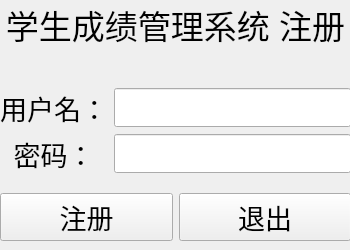
<?xml version="1.0" encoding="UTF-8"?>
<ui version="4.0">
 <class>Registerwindow</class>
 <widget class="QWidget" name="Registerwindow">
  <property name="geometry">
   <rect>
    <x>0</x>
    <y>0</y>
    <width>350</width>
    <height>250</height>
   </rect>
  </property>
  <property name="minimumSize">
   <size>
    <width>350</width>
    <height>250</height>
   </size>
  </property>
  <property name="maximumSize">
   <size>
    <width>350</width>
    <height>250</height>
   </size>
  </property>
  <property name="windowTitle">
   <string>学生管理系统 | 注册界面</string>
  </property>
  <property name="windowIcon">
   <iconset resource="rc.qrc">
    <normaloff>:/ico/images/appstu.ICO</normaloff>:/ico/images/appstu.ICO</iconset>
  </property>
  <widget class="QWidget" name="verticalLayoutWidget">
   <property name="geometry">
    <rect>
     <x>0</x>
     <y>0</y>
     <width>351</width>
     <height>241</height>
    </rect>
   </property>
   <layout class="QVBoxLayout" name="verticalLayout">
    <item>
     <widget class="QLabel" name="label">
      <property name="maximumSize">
       <size>
        <width>16777215</width>
        <height>16777215</height>
       </size>
      </property>
      <property name="font">
       <font>
        <pointsize>25</pointsize>
       </font>
      </property>
      <property name="text">
       <string>学生成绩管理系统 注册</string>
      </property>
      <property name="alignment">
       <set>Qt::AlignmentFlag::AlignCenter</set>
      </property>
     </widget>
    </item>
    <item>
     <spacer name="verticalSpacer_2">
      <property name="orientation">
       <enum>Qt::Orientation::Vertical</enum>
      </property>
      <property name="sizeType">
       <enum>QSizePolicy::Policy::Expanding</enum>
      </property>
      <property name="sizeHint" stdset="0">
       <size>
        <width>20</width>
        <height>40</height>
       </size>
      </property>
     </spacer>
    </item>
    <item>
     <layout class="QGridLayout" name="gridLayout">
      <item row="1" column="0">
       <widget class="QLabel" name="code">
        <property name="font">
         <font>
          <pointsize>20</pointsize>
         </font>
        </property>
        <property name="text">
         <string>密码：</string>
        </property>
        <property name="alignment">
         <set>Qt::AlignmentFlag::AlignCenter</set>
        </property>
       </widget>
      </item>
      <item row="0" column="1">
       <widget class="QLineEdit" name="userNameEdit">
        <property name="font">
         <font>
          <pointsize>20</pointsize>
         </font>
        </property>
       </widget>
      </item>
      <item row="1" column="1">
       <widget class="QLineEdit" name="passwordEdit">
        <property name="font">
         <font>
          <pointsize>20</pointsize>
         </font>
        </property>
        <property name="echoMode">
         <enum>QLineEdit::EchoMode::Password</enum>
        </property>
       </widget>
      </item>
      <item row="0" column="0">
       <widget class="QLabel" name="Username">
        <property name="font">
         <font>
          <pointsize>20</pointsize>
         </font>
        </property>
        <property name="text">
         <string>用户名：</string>
        </property>
        <property name="alignment">
         <set>Qt::AlignmentFlag::AlignCenter</set>
        </property>
       </widget>
      </item>
     </layout>
    </item>
    <item>
     <spacer name="verticalSpacer">
      <property name="orientation">
       <enum>Qt::Orientation::Vertical</enum>
      </property>
      <property name="sizeType">
       <enum>QSizePolicy::Policy::Expanding</enum>
      </property>
      <property name="sizeHint" stdset="0">
       <size>
        <width>20</width>
        <height>20</height>
       </size>
      </property>
     </spacer>
    </item>
    <item>
     <layout class="QGridLayout" name="gridLayout_2">
      <item row="0" column="0">
       <widget class="QPushButton" name="registerButton">
        <property name="font">
         <font>
          <pointsize>20</pointsize>
         </font>
        </property>
        <property name="styleSheet">
         <string notr="true">QPushButton:hover {
    color: yellow;
}</string>
        </property>
        <property name="text">
         <string>注册</string>
        </property>
       </widget>
      </item>
      <item row="0" column="1">
       <widget class="QPushButton" name="exitButton">
        <property name="font">
         <font>
          <pointsize>20</pointsize>
         </font>
        </property>
        <property name="styleSheet">
         <string notr="true">QPushButton:hover {
    color: red;
}</string>
        </property>
        <property name="text">
         <string>退出</string>
        </property>
       </widget>
      </item>
     </layout>
    </item>
   </layout>
  </widget>
 </widget>
 <resources>
  <include location="rc.qrc"/>
 </resources>
 <connections/>
</ui>
